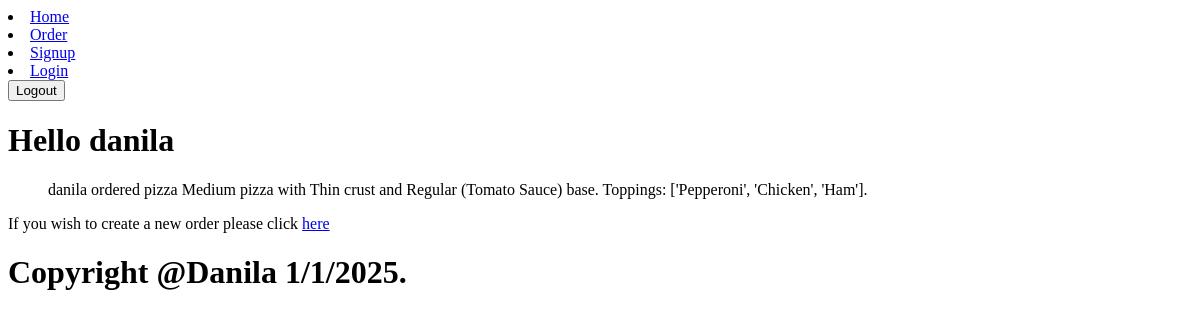
Page /previous_order/ (signed in) on the earlier database version.
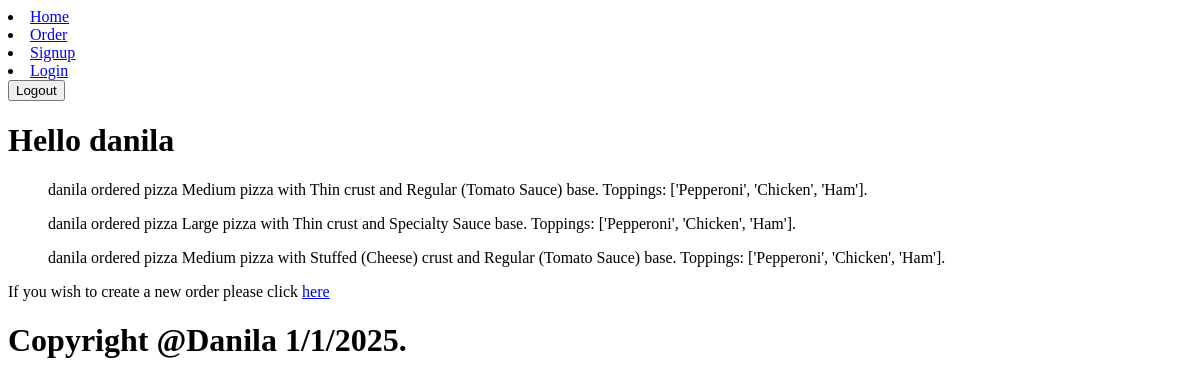
Same page on the later database version.
### main/models.py (models this page shows, shortened)
class Orders(models.Model):
    user = models.ForeignKey(User, on_delete=models.CASCADE)
    pizza = models.ForeignKey(Pizza, on_delete=models.CASCADE)
    address = models.ForeignKey(Address, on_delete=models.SET_NULL, null=True, blank=True)
    def __str__(self):
        return f"{self.user.username} ordered pizza {self.pizza}"

class Pizza(models.Model):
    size = models.ForeignKey(Size, on_delete=models.CASCADE)
    crust = models.ForeignKey(Crust, on_delete=models.CASCADE)
    base = models.ForeignKey(Base, on_delete=models.CASCADE)
    topping = models.ManyToManyField(Topping, blank=True, default=None)
    cheese = models.ForeignKey(Cheese, on_delete=models.CASCADE)
    def __str__(self):
        toppings = [t.topping for t in self.topping.all()]
        return f"{self.size} pizza with {self.crust} crust and {self.base} base. Toppings: {toppings}."

class Topping(models.Model):
    topping = models.CharField(max_length=50)
    price = models.FloatField()

class Size(models.Model):
    size = models.CharField(max_length=50, default="Medium")
    price = models.FloatField(default=11.50)
    def __str__(self):
        return self.size

class Crust(models.Model):
    crust = models.CharField(max_length=50, default="Normal")
    price = models.FloatField(default=0)
    def __str__(self):
        return self.crust

class Base(models.Model):
    base = models.CharField(max_length=50, default="Regular")
    price = models.FloatField(default=1.0)
    def __str__(self):
        return self.base

### main/views.py (the view)
# urls.py: path('previous_order/', views.prev, name='previous_orders'),
def prev(request):
    curr_user = request.user
    pizzas = Orders.objects.filter(user=curr_user)
    context = {'user': curr_user, 'pizzas': pizzas}
    return render(request, 'previous_order.html', context)

### main/templates/previous_order.html (shortened to what this page needs)
{% extends 'base.html' %}
{% block content %}
<h1>Hello {{user}}</h1>
{% for i in pizzas %}
    <ul>{{i}}</ul>
{% endfor %}
<p>If you wish to create a new order please click <a href="{% url 'order' %}">here</a></p>
{% endblock %}

Differences in the rows shown:
added Orders: user+pizza "danila ordered pizza Large pizza with Thin crust and Specialty Sauce base. Toppings: ['Pepperoni', 'Chicken', 'Ham']."
added Orders: user+pizza "danila ordered pizza Medium pizza with Stuffed (Cheese) crust and Regular (Tomato Sauce) base. Toppings: ['Pepperoni', 'Chicken', 'Ham']."
